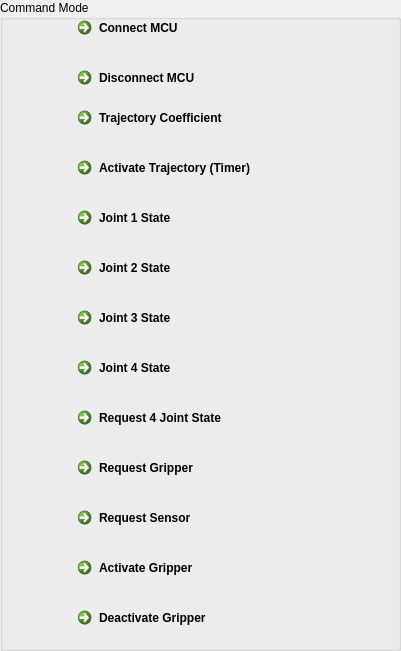
  <widget class="QGroupBox" name="CommandModeGroupBox">
   <property name="geometry">
    <rect>
     <x>30</x>
     <y>20</y>
     <width>401</width>
     <height>651</height>
    </rect>
   </property>
   <property name="title">
    <string>Command Mode</string>
   </property>
   <widget class="QCommandLinkButton" name="ConnectMCULinkButton">
    <property name="geometry">
     <rect>
      <x>70</x>
      <y>10</y>
      <width>222</width>
      <height>48</height>
     </rect>
    </property>
    <property name="text">
     <string>Connect MCU</string>
    </property>
   </widget>
   <widget class="QCommandLinkButton" name="DisconnectMCULinkButton">
    <property name="geometry">
     <rect>
      <x>70</x>
      <y>60</y>
      <width>222</width>
      <height>48</height>
     </rect>
    </property>
    <property name="text">
     <string>Disconnect MCU</string>
    </property>
   </widget>
   <widget class="QCommandLinkButton" name="TrajectoryCoefficientLinkButton">
    <property name="geometry">
     <rect>
      <x>70</x>
      <y>100</y>
      <width>222</width>
      <height>48</height>
     </rect>
    </property>
    <property name="text">
     <string>Trajectory Coefficient</string>
    </property>
   </widget>
   <widget class="QCommandLinkButton" name="ActivateTrajectoryTimerLinkButton">
    <property name="geometry">
     <rect>
      <x>70</x>
      <y>150</y>
      <width>281</width>
      <height>48</height>
     </rect>
    </property>
    <property name="text">
     <string>Activate Trajectory (Timer)</string>
    </property>
   </widget>
   <widget class="QCommandLinkButton" name="Joint1StateLinkButton">
    <property name="geometry">
     <rect>
      <x>70</x>
      <y>200</y>
      <width>281</width>
      <height>48</height>
     </rect>
    </property>
    <property name="text">
     <string>Joint 1 State</string>
    </property>
   </widget>
   <widget class="QCommandLinkButton" name="Request4JointStateLinkButton">
    <property name="geometry">
     <rect>
      <x>70</x>
      <y>400</y>
      <width>281</width>
      <height>48</height>
     </rect>
    </property>
    <property name="text">
     <string>Request 4 Joint State</string>
    </property>
   </widget>
   <widget class="QCommandLinkButton" name="ActivateGripperLinkButton">
    <property name="geometry">
     <rect>
      <x>70</x>
      <y>550</y>
      <width>281</width>
      <height>48</height>
     </rect>
    </property>
    <property name="text">
     <string>Activate Gripper</string>
    </property>
   </widget>
   <widget class="QCommandLinkButton" name="RequestGripperLinkButton">
    <property name="geometry">
     <rect>
      <x>70</x>
      <y>450</y>
      <width>281</width>
      <height>48</height>
     </rect>
    </property>
    <property name="text">
     <string>Request Gripper</string>
    </property>
   </widget>
   <widget class="QCommandLinkButton" name="RequestSensorLinkButton">
    <property name="geometry">
     <rect>
      <x>70</x>
      <y>500</y>
      <width>281</width>
      <height>48</height>
     </rect>
    </property>
    <property name="text">
     <string>Request Sensor</string>
    </property>
   </widget>
   <widget class="QCommandLinkButton" name="DeactivateGripperLinkButton">
    <property name="geometry">
     <rect>
      <x>70</x>
      <y>600</y>
      <width>281</width>
      <height>48</height>
     </rect>
    </property>
    <property name="text">
     <string>Deactivate Gripper</string>
    </property>
   </widget>
   <widget class="QCommandLinkButton" name="Joint2StateLinkButton">
    <property name="geometry">
     <rect>
      <x>70</x>
      <y>250</y>
      <width>281</width>
      <height>48</height>
     </rect>
    </property>
    <property name="text">
     <string>Joint 2 State</string>
    </property>
   </widget>
   <widget class="QCommandLinkButton" name="Joint3StateLinkButton">
    <property name="geometry">
     <rect>
      <x>70</x>
      <y>300</y>
      <width>281</width>
      <height>48</height>
     </rect>
    </property>
    <property name="text">
     <string>Joint 3 State</string>
    </property>
   </widget>
   <widget class="QCommandLinkButton" name="Joint4StateLinkButton">
    <property name="geometry">
     <rect>
      <x>70</x>
      <y>350</y>
      <width>281</width>
      <height>48</height>
     </rect>
    </property>
    <property name="text">
     <string>Joint 4 State</string>
    </property>
   </widget>
  </widget>
